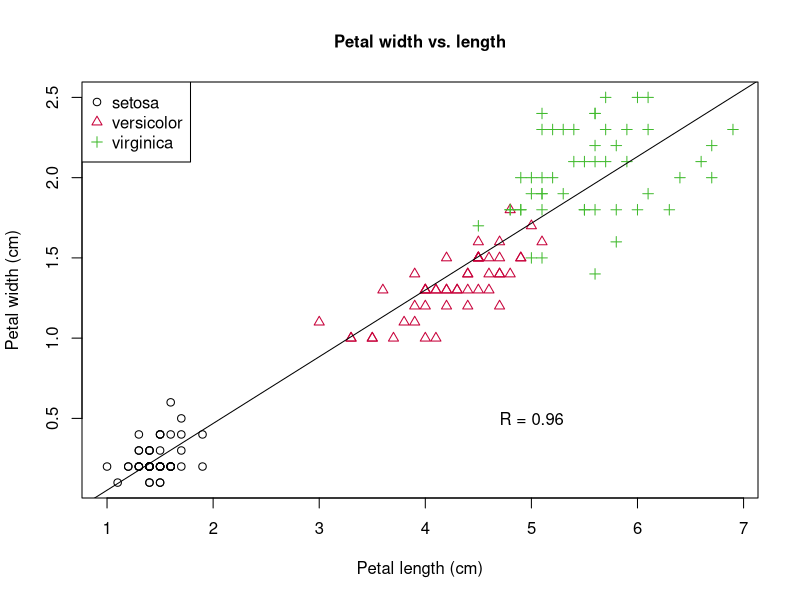

The R script that drew this image:
## ---- chunk 1
colors <- c("setosa" = "black", "versicolor" = "#c70039", "virginica" = "#41ba2e")
pchs <- c("setosa" = 1, "versicolor" = 2, "virginica" = 3)
lm_iris <- lm (Petal.Width ~ Petal.Length, data = iris)

pdf (file = "Practice 4.1_Ming Pei, Li_61143008S.pdf", paper = "A4", width = 11.5, height = 6)

plot(x = iris$Petal.Length, 
     y = iris$Petal.Width,
     col = colors[iris$Species],
     pch = pchs[iris$Species],
     main = "Petal width vs. length",
     cex.main = 1, 
     xlab = "Petal length (cm)",
     ylab = "Petal width (cm)")

legend ("topleft", legend = c("setosa", "versicolor", "virginica"), col = c("black","#c70039","#41ba2e"), pch = 1:3)
abline (lm_iris)
text (x = 5, y = 0.5, "R = 0.96")
dev.off ()

# good, you can try:
# r2_value <- summary(lm_iris)$r.squared
# text(5.5, 0.5, labels = paste("R = ", round(sqrt(r2_value), 2)), pos = 4)



